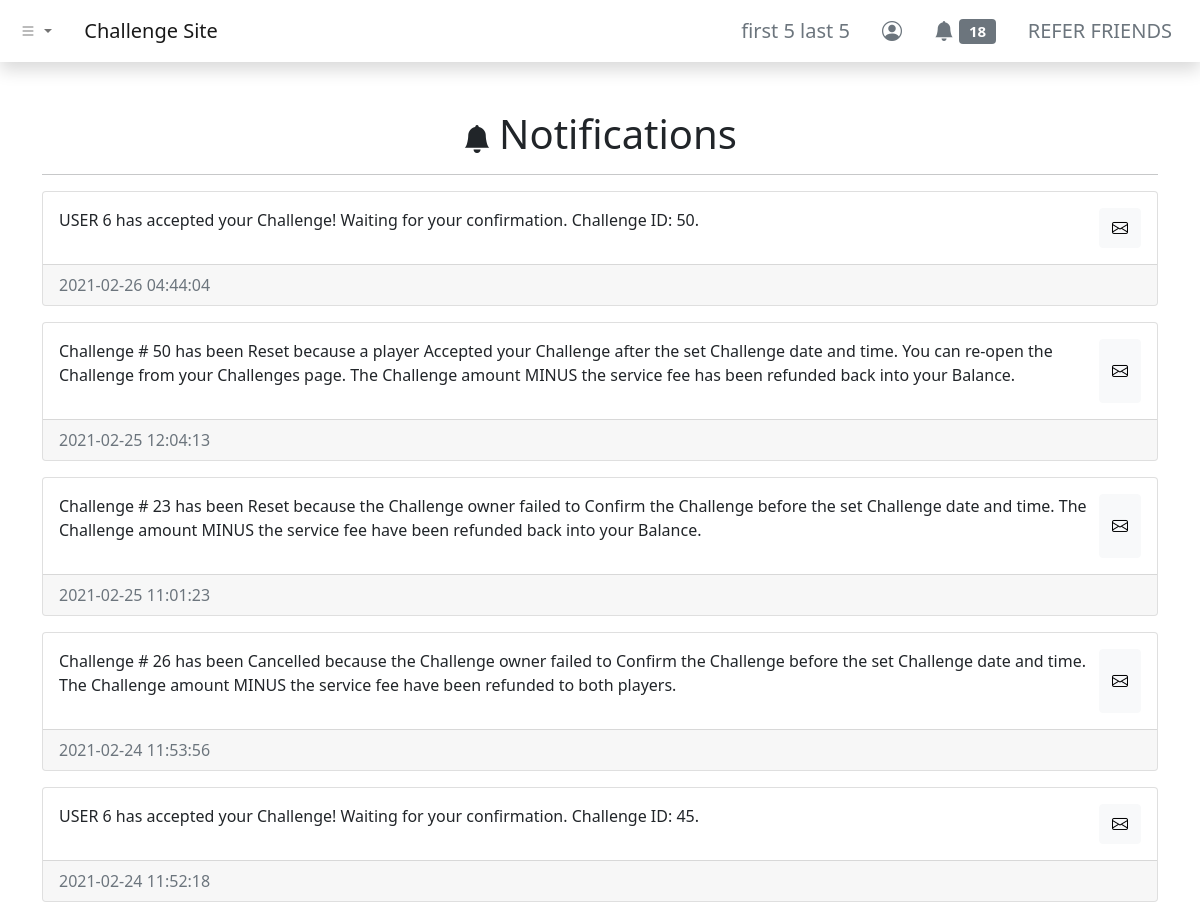
The app's page /dashboard/notifications/index.php (signed in, upper part), older data.
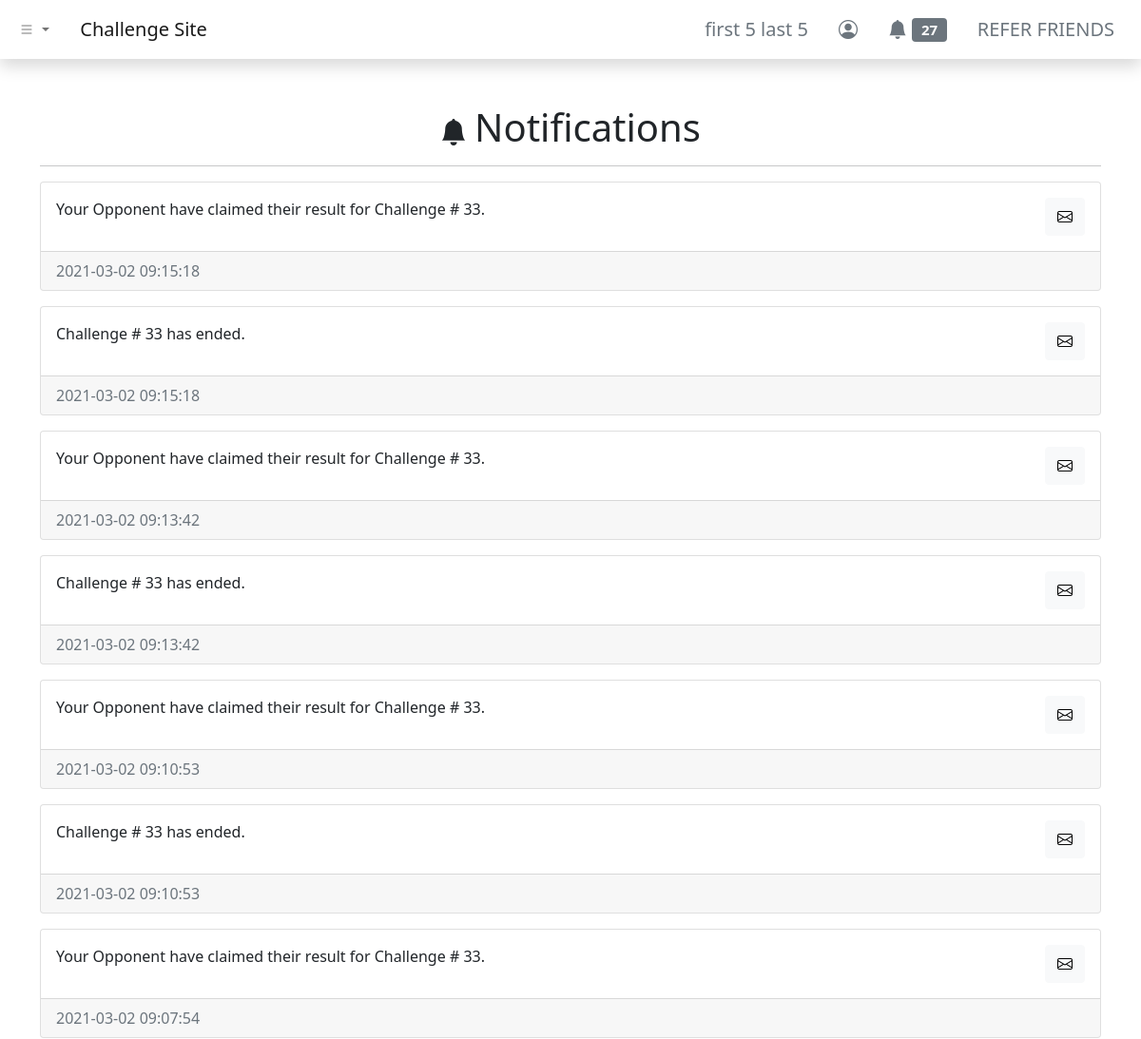
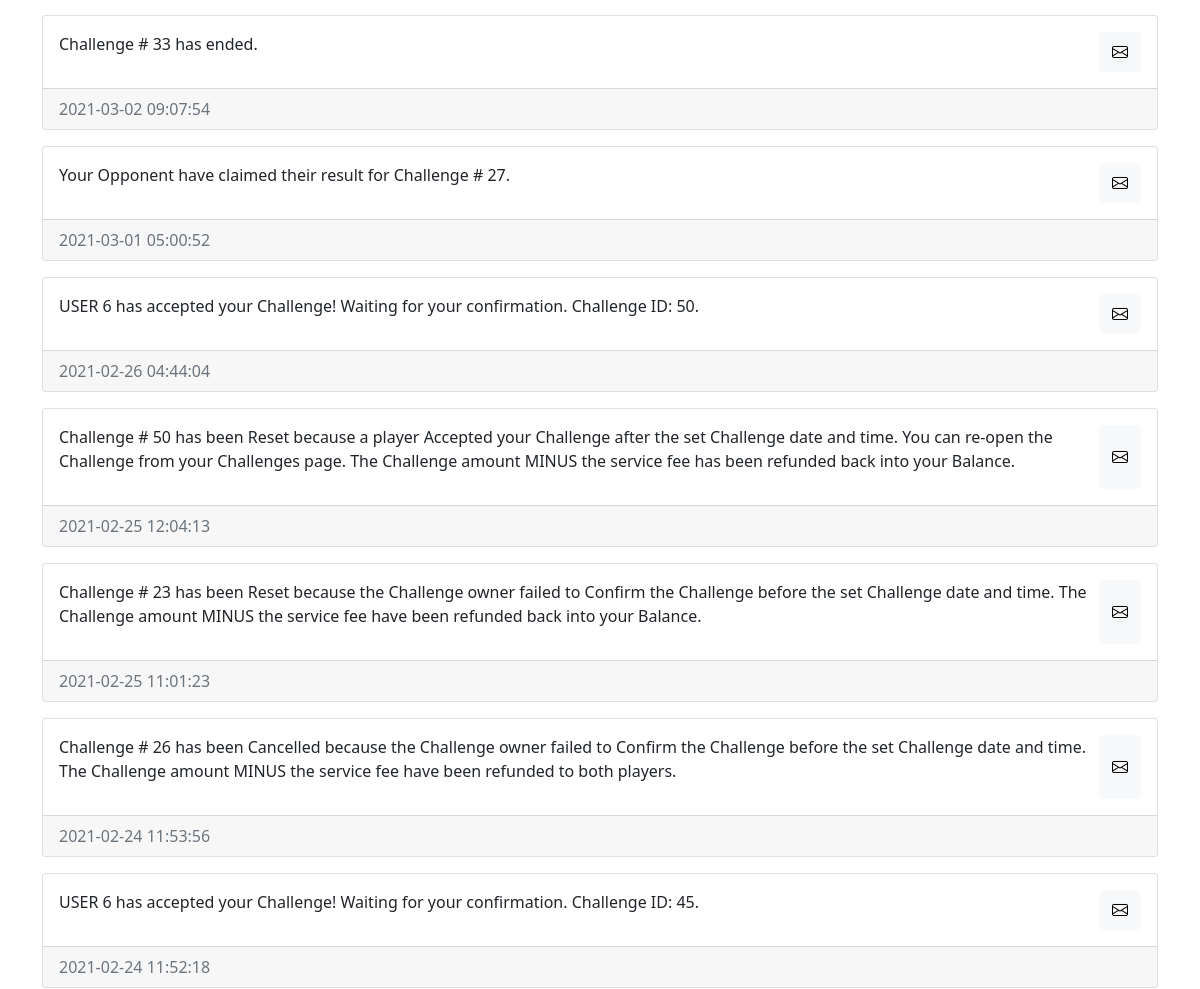
The same page, newer data (2 pictures, top to bottom).
### tables this page shows
CREATE TABLE `users` (
  `id` int(11) NOT NULL,
  `username` varchar(255) NOT NULL,
  `first_name` varchar(255) NOT NULL,
  `last_name` varchar(255) NOT NULL,
  `email` varchar(255) NOT NULL,
  `user_password` varchar(255) NOT NULL,
  `balance` decimal(65,30) UNSIGNED NOT NULL DEFAULT 0.000000000000000000000000000000,
  `skill_points` int(11) NOT NULL
);

CREATE TABLE `notifications` (
  `notif_id` int(11) NOT NULL,
  `notif_for` int(11) NOT NULL,
  `notif_msg` text NOT NULL,
  `notif_status` varchar(255) NOT NULL DEFAULT 'unread',
  `notif_create_timestamp` timestamp NOT NULL DEFAULT current_timestamp(),
  `notif_read_timestamp` timestamp NULL DEFAULT NULL
);

### dashboard/notifications/index.php (the view, shortened to what the changed rows need)
<?php include '../../header.php'; ?>
<div class="container my-5">
    <div class="row">
        <div class="col">
            <h1 class="text-center"><i class="bi bi-bell-fill me-2 fs-3"></i>Notifications</h1>
            <?php
            include_once '../../php-apis/db-config.php';
            $user_id = $_SESSION['id'];
            $sql = "SELECT * FROM notifications WHERE notif_for = $user_id ORDER BY notif_create_timestamp DESC";
            $result = mysqli_query($conn, $sql);
            if (mysqli_num_rows($result) > 0) {
                while ($row = mysqli_fetch_assoc($result)) {
            ?>
                    <div class="card my-3">
                        <div class="card-body">
                            <div class="d-flex justify-content-between">
                                <p class="card-text"><?php echo $row['notif_msg']; ?></p>
                                <button type="button" class="btn btn-light notif_button" data-notif_id="<?php echo $row['notif_id']; ?>">
                                    <?php echo ($row['notif_status'] === 'unread') ? ('<i class="bi bi-envelope"></i>') : ('<i class="bi bi-envelope-open"></i>'); ?>
                                </button>
                            </div>
                        </div>
                        <div class="card-footer text-muted"><?php echo $row['notif_create_timestamp']; ?></div>
                    </div>
            <?php
                }
            } else {
                echo "<p class='text-center'>No Notifications</p>";
            }
            ?>
        </div>
    </div>
</div>
<?php include '../../footer.php'; ?>

### header.php (shortened to what the changed rows need)
<?php
function urlPrefix()
{
    if (basename(getcwd()) === basename(__DIR__)) {
        return './';
    } elseif (basename(dirname(getcwd())) === basename(__DIR__)) {
        return '../';
    } elseif (basename(dirname(dirname(getcwd()))) === basename(__DIR__)) {
        return '../../';
    } elseif (basename(dirname(dirname(dirname(getcwd())))) === basename(__DIR__)) {
        return '../../../';
    } else {
        return './';
    }
}
?>
<!DOCTYPE html>
<html lang="en">
<head>
    <link href="https://cdn.jsdelivr.net/npm/bootstrap@5.0.0-beta2/dist/css/bootstrap.min.css" rel="stylesheet">
    <link rel="stylesheet" href="https://cdn.jsdelivr.net/npm/bootstrap-icons@1.3.0/font/bootstrap-icons.css">
</head>
<body>
    <nav class="navbar navbar-expand-sm navbar-light bg-white shadow">
        <div class="container-fluid">
            <div class="collapse navbar-collapse" id="navbarNavDropdown">
                <ul class="navbar-nav ms-auto">
                    <?php if (isset($_SESSION['id'])) { ?>
                        <li class="nav-item">
                            <a class="btn btn-lg btn-outline-secondary border-0" aria-current="page" href="<?php echo urlPrefix() . 'dashboard/profile/'; ?>">
                                <?php
                                include_once urlPrefix() . 'php-apis/db-config.php';
                                $user_id = $_SESSION['id'];
                                $sql = "SELECT * FROM users WHERE id=$user_id";
                                $result = mysqli_query($conn, $sql);
                                if (mysqli_num_rows($result) > 0) {
                                    while ($row = mysqli_fetch_assoc($result)) {
                                        echo $row['first_name'] . ' ' . $row['last_name'];
                                    }
                                } else {
                                    header("Location: " . urlPrefix() . "php-apis/logout.php");
                                    die();
                                }
                                ?>
                            </a>
                        </li>
                        <li class="nav-item">
                            <a class="btn btn-lg btn-outline-secondary border-0" aria-current="page" href="<?php echo urlPrefix() . 'dashboard/notifications/'; ?>">
                                <i class="bi bi-bell-fill"></i>
                                <span class="badge bg-secondary">
                                    <?php
                                    $sql2 = "SELECT COUNT(*) AS unread_notifs FROM notifications WHERE notif_for = $user_id AND notif_status = 'unread'";
                                    $result2 = mysqli_query($conn, $sql2);
                                    if (mysqli_num_rows($result2) > 0) {
                                        while ($row2 = mysqli_fetch_assoc($result2)) {
                                            echo $row2['unread_notifs'];
                                        }
                                    } else {
                                        echo "0";
                                    }
                                    ?>
                                </span>
                            </a>
                        </li>
                    <?php } else { ?>
                        <li class="nav-item">
                            <a class="btn btn-lg btn-outline-secondary border-0" aria-current="page" href="<?php echo urlPrefix() . 'login/'; ?>">ENTER</a>
                        </li>
                    <?php } ?>
                </ul>
            </div>
        </div>
    </nav>

Row changes from the older to the newer data that the page shows:
added notifications: notif_msg "Your Opponent have claimed their result for Challenge # 33.", notif_status "unread" (drawn), notif_create_timestamp "2021-03-02 09:15:18"
added notifications: notif_msg "Challenge # 33 has ended.", notif_status "unread" (drawn), notif_create_timestamp "2021-03-02 09:15:18"
added notifications: notif_msg "Your Opponent have claimed their result for Challenge # 33.", notif_status "unread" (drawn), notif_create_timestamp "2021-03-02 09:13:42"
added notifications: notif_msg "Challenge # 33 has ended.", notif_status "unread" (drawn), notif_create_timestamp "2021-03-02 09:13:42"
added notifications: notif_msg "Your Opponent have claimed their result for Challenge # 33.", notif_status "unread" (drawn), notif_create_timestamp "2021-03-02 09:10:53"
added notifications: notif_msg "Challenge # 33 has ended.", notif_status "unread" (drawn), notif_create_timestamp "2021-03-02 09:10:53"
added notifications: notif_msg "Your Opponent have claimed their result for Challenge # 33.", notif_status "unread" (drawn), notif_create_timestamp "2021-03-02 09:07:54"
added notifications: notif_msg "Challenge # 33 has ended.", notif_status "unread" (drawn), notif_create_timestamp "2021-03-02 09:07:54"
added notifications: notif_msg "Your Opponent have claimed their result for Challenge # 27.", notif_status "unread" (drawn), notif_create_timestamp "2021-03-01 05:00:52"
Text that changed along with them:
new list line: "27"
list line gone: "18"
